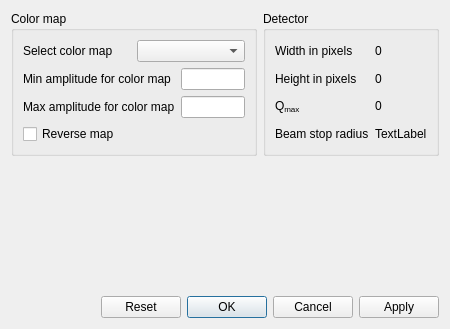
<?xml version="1.0" encoding="UTF-8"?>
<ui version="4.0">
 <class>ColorMapUI</class>
 <widget class="QDialog" name="ColorMapUI">
  <property name="geometry">
   <rect>
    <x>0</x>
    <y>0</y>
    <width>450</width>
    <height>329</height>
   </rect>
  </property>
  <property name="windowTitle">
   <string>Color Map</string>
  </property>
  <property name="windowIcon">
   <iconset>
    <normaloff>:/res/ball.ico</normaloff>:/res/ball.ico</iconset>
  </property>
  <property name="modal">
   <bool>true</bool>
  </property>
  <layout class="QGridLayout" name="gridLayout_5">
   <item row="1" column="1">
    <spacer name="verticalSpacer">
     <property name="orientation">
      <enum>Qt::Vertical</enum>
     </property>
     <property name="sizeHint" stdset="0">
      <size>
       <width>20</width>
       <height>62</height>
      </size>
     </property>
    </spacer>
   </item>
   <item row="3" column="0" colspan="3">
    <layout class="QHBoxLayout" name="horizontalLayout_2">
     <item>
      <spacer name="horizontalSpacer">
       <property name="orientation">
        <enum>Qt::Horizontal</enum>
       </property>
       <property name="sizeHint" stdset="0">
        <size>
         <width>40</width>
         <height>20</height>
        </size>
       </property>
      </spacer>
     </item>
     <item>
      <widget class="QDialogButtonBox" name="buttonBox">
       <property name="orientation">
        <enum>Qt::Horizontal</enum>
       </property>
       <property name="standardButtons">
        <set>QDialogButtonBox::Apply|QDialogButtonBox::Cancel|QDialogButtonBox::Ok|QDialogButtonBox::Reset</set>
       </property>
      </widget>
     </item>
    </layout>
   </item>
   <item row="0" column="0" colspan="2">
    <widget class="QGroupBox" name="groupBox">
     <property name="title">
      <string>Color map</string>
     </property>
     <layout class="QGridLayout" name="gridLayout_2">
      <item row="0" column="0">
       <layout class="QHBoxLayout" name="horizontalLayout">
        <item>
         <widget class="QLabel" name="label">
          <property name="text">
           <string>Select color map</string>
          </property>
         </widget>
        </item>
        <item>
         <widget class="QComboBox" name="cbColorMap">
          <property name="toolTip">
           <string>&lt;html&gt;&lt;head/&gt;&lt;body&gt;&lt;p&gt;Select color map from the list.&lt;/p&gt;&lt;/body&gt;&lt;/html&gt;</string>
          </property>
         </widget>
        </item>
       </layout>
      </item>
      <item row="1" column="0">
       <layout class="QGridLayout" name="gridLayout">
        <item row="0" column="0">
         <widget class="QLabel" name="label_2">
          <property name="toolTip">
           <string>&lt;html&gt;&lt;head/&gt;&lt;body&gt;&lt;p&gt;Enter value for minimum color map amplitude.&lt;/p&gt;&lt;/body&gt;&lt;/html&gt;</string>
          </property>
          <property name="text">
           <string>Min amplitude for color map</string>
          </property>
         </widget>
        </item>
        <item row="0" column="1">
         <widget class="QLineEdit" name="txtMinAmplitude">
          <property name="toolTip">
           <string>&lt;html&gt;&lt;head/&gt;&lt;body&gt;&lt;p&gt;Enter value for minimum color map amplitude.&lt;/p&gt;&lt;/body&gt;&lt;/html&gt;</string>
          </property>
         </widget>
        </item>
        <item row="1" column="0">
         <widget class="QLabel" name="label_3">
          <property name="toolTip">
           <string>&lt;html&gt;&lt;head/&gt;&lt;body&gt;&lt;p&gt;Enter value for maximum color map amplitude.&lt;/p&gt;&lt;/body&gt;&lt;/html&gt;</string>
          </property>
          <property name="text">
           <string>Max amplitude for color map</string>
          </property>
         </widget>
        </item>
        <item row="1" column="1">
         <widget class="QLineEdit" name="txtMaxAmplitude">
          <property name="toolTip">
           <string>&lt;html&gt;&lt;head/&gt;&lt;body&gt;&lt;p&gt;Enter value for maximum color map amplitude.&lt;/p&gt;&lt;/body&gt;&lt;/html&gt;</string>
          </property>
         </widget>
        </item>
       </layout>
      </item>
      <item row="2" column="0">
       <widget class="QCheckBox" name="chkReverse">
        <property name="toolTip">
         <string>&lt;html&gt;&lt;head/&gt;&lt;body&gt;&lt;p&gt;Use the color-reversed map.&lt;/p&gt;&lt;/body&gt;&lt;/html&gt;</string>
        </property>
        <property name="text">
         <string>Reverse map</string>
        </property>
       </widget>
      </item>
     </layout>
    </widget>
   </item>
   <item row="0" column="2">
    <widget class="QGroupBox" name="groupBox_2">
     <property name="title">
      <string>Detector</string>
     </property>
     <layout class="QGridLayout" name="gridLayout_4">
      <item row="0" column="0">
       <layout class="QGridLayout" name="gridLayout_3">
        <item row="0" column="0">
         <widget class="QLabel" name="label_4">
          <property name="toolTip">
           <string>&lt;html&gt;&lt;head/&gt;&lt;body&gt;&lt;p&gt;Detector width.&lt;/p&gt;&lt;/body&gt;&lt;/html&gt;</string>
          </property>
          <property name="text">
           <string>Width in pixels</string>
          </property>
         </widget>
        </item>
        <item row="0" column="1">
         <widget class="QLabel" name="lblWidth">
          <property name="text">
           <string>0</string>
          </property>
         </widget>
        </item>
        <item row="1" column="0">
         <widget class="QLabel" name="label_5">
          <property name="toolTip">
           <string>&lt;html&gt;&lt;head/&gt;&lt;body&gt;&lt;p&gt;Detector height.&lt;/p&gt;&lt;/body&gt;&lt;/html&gt;</string>
          </property>
          <property name="text">
           <string>Height in pixels</string>
          </property>
         </widget>
        </item>
        <item row="1" column="1">
         <widget class="QLabel" name="lblHeight">
          <property name="text">
           <string>0</string>
          </property>
         </widget>
        </item>
        <item row="2" column="0">
         <widget class="QLabel" name="label_6">
          <property name="toolTip">
           <string>&lt;html&gt;&lt;head/&gt;&lt;body&gt;&lt;p&gt;Maximum absolute Q&lt;span style=&quot; vertical-align:sub;&quot;&gt;x,y&lt;/span&gt; value.&lt;/p&gt;&lt;/body&gt;&lt;/html&gt;</string>
          </property>
          <property name="text">
           <string>&lt;html&gt;&lt;head/&gt;&lt;body&gt;&lt;p&gt;Q&lt;span style=&quot; vertical-align:sub;&quot;&gt;max&lt;/span&gt;&lt;/p&gt;&lt;/body&gt;&lt;/html&gt;</string>
          </property>
         </widget>
        </item>
        <item row="2" column="1">
         <widget class="QLabel" name="lblQmax">
          <property name="text">
           <string>0</string>
          </property>
         </widget>
        </item>
        <item row="3" column="0">
         <widget class="QLabel" name="label_7">
          <property name="toolTip">
           <string>&lt;html&gt;&lt;head/&gt;&lt;body&gt;&lt;p&gt;Minimum value of Q&lt;span style=&quot; vertical-align:sub;&quot;&gt;x&lt;/span&gt; in units of Q.&lt;/p&gt;&lt;/body&gt;&lt;/html&gt;</string>
          </property>
          <property name="text">
           <string>Beam stop radius</string>
          </property>
         </widget>
        </item>
        <item row="3" column="1">
         <widget class="QLabel" name="lblStopRadius">
          <property name="text">
           <string>TextLabel</string>
          </property>
         </widget>
        </item>
       </layout>
      </item>
     </layout>
    </widget>
   </item>
   <item row="2" column="0" colspan="3">
    <widget class="QWidget" name="widget" native="true">
     <property name="sizePolicy">
      <sizepolicy hsizetype="Preferred" vsizetype="MinimumExpanding">
       <horstretch>0</horstretch>
       <verstretch>0</verstretch>
      </sizepolicy>
     </property>
    </widget>
   </item>
  </layout>
  <zorder>groupBox</zorder>
  <zorder>widget</zorder>
  <zorder>groupBox_2</zorder>
  <zorder>verticalSpacer</zorder>
 </widget>
 <resources/>
 <connections>
  <connection>
   <sender>buttonBox</sender>
   <signal>accepted()</signal>
   <receiver>ColorMapUI</receiver>
   <slot>accept()</slot>
   <hints>
    <hint type="sourcelabel">
     <x>248</x>
     <y>254</y>
    </hint>
    <hint type="destinationlabel">
     <x>157</x>
     <y>274</y>
    </hint>
   </hints>
  </connection>
  <connection>
   <sender>buttonBox</sender>
   <signal>rejected()</signal>
   <receiver>ColorMapUI</receiver>
   <slot>reject()</slot>
   <hints>
    <hint type="sourcelabel">
     <x>316</x>
     <y>260</y>
    </hint>
    <hint type="destinationlabel">
     <x>286</x>
     <y>274</y>
    </hint>
   </hints>
  </connection>
 </connections>
</ui>
